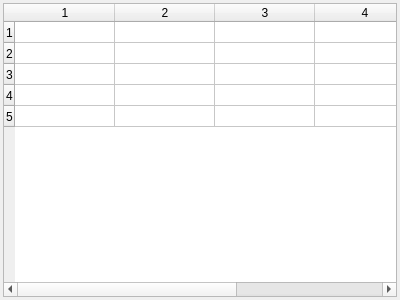
<?xml version="1.0" encoding="UTF-8"?>
<ui version="4.0">
 <class>DataTable</class>
 <widget class="QWidget" name="DataTable">
  <property name="geometry">
   <rect>
    <x>0</x>
    <y>0</y>
    <width>400</width>
    <height>300</height>
   </rect>
  </property>
  <property name="windowTitle">
   <string>Form</string>
  </property>
  <layout class="QGridLayout" name="gridLayout">
   <property name="leftMargin">
    <number>3</number>
   </property>
   <property name="topMargin">
    <number>3</number>
   </property>
   <property name="rightMargin">
    <number>3</number>
   </property>
   <property name="bottomMargin">
    <number>3</number>
   </property>
   <property name="spacing">
    <number>3</number>
   </property>
   <item row="0" column="0">
    <layout class="QVBoxLayout" name="verticalLayout">
     <item>
      <widget class="QTableWidget" name="tb_DataFrame">
       <property name="sizePolicy">
        <sizepolicy hsizetype="Expanding" vsizetype="Expanding">
         <horstretch>1</horstretch>
         <verstretch>0</verstretch>
        </sizepolicy>
       </property>
       <property name="rowCount">
        <number>5</number>
       </property>
       <property name="columnCount">
        <number>5</number>
       </property>
       <attribute name="verticalHeaderDefaultSectionSize">
        <number>20</number>
       </attribute>
       <attribute name="verticalHeaderMinimumSectionSize">
        <number>21</number>
       </attribute>
       <row/>
       <row/>
       <row/>
       <row/>
       <row/>
       <column/>
       <column/>
       <column/>
       <column/>
       <column/>
      </widget>
     </item>
    </layout>
   </item>
  </layout>
 </widget>
 <resources/>
 <connections/>
</ui>
